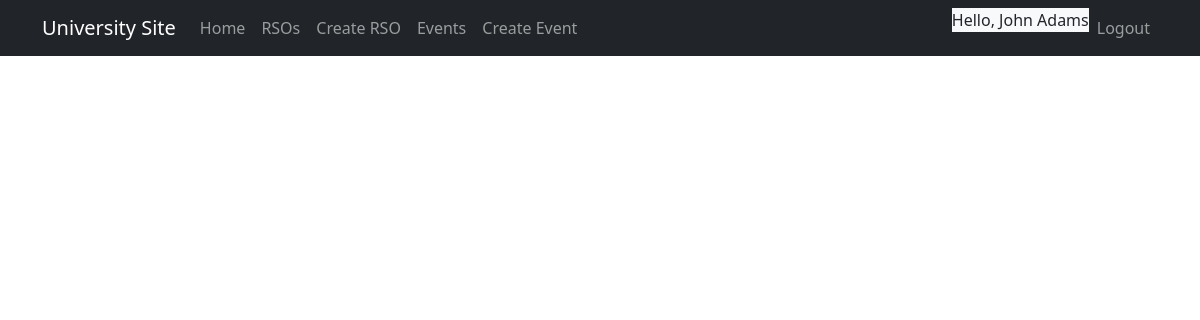
The page /events/index.php (signed in) on the database as committed earlier.
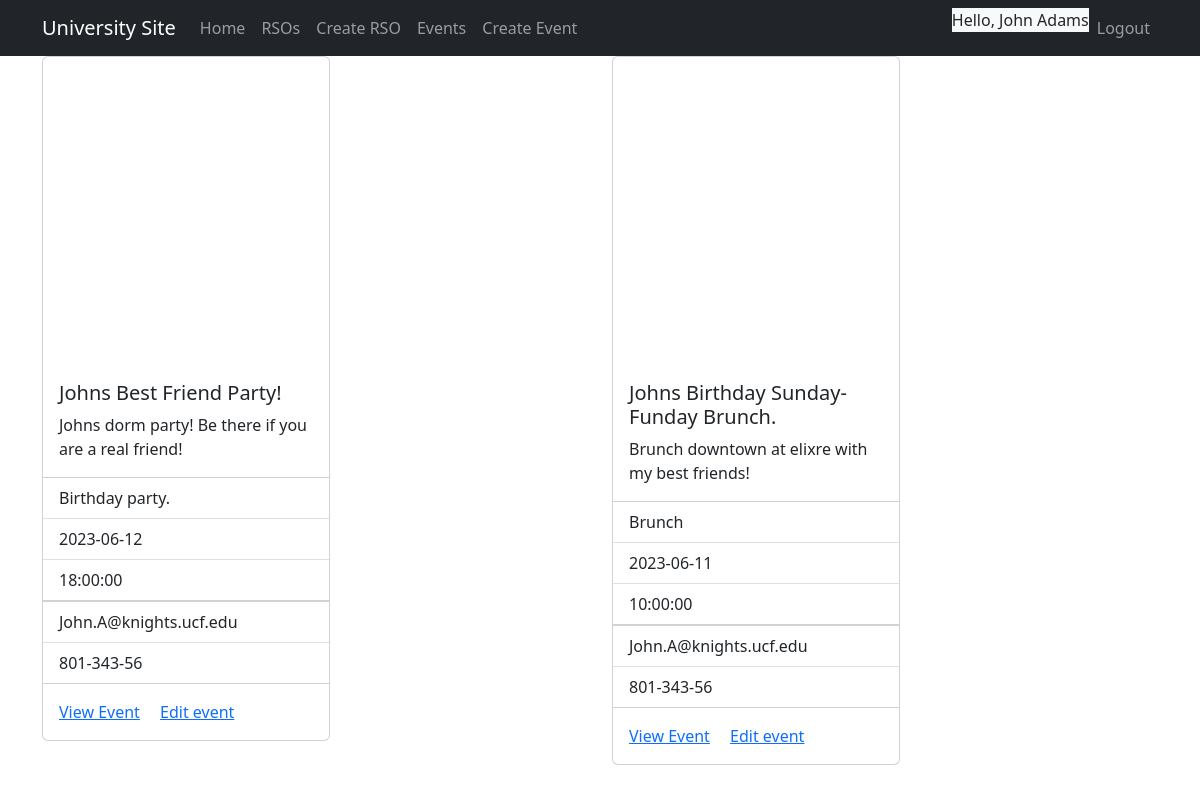
The same page on the database as committed later.
### tables this page shows
CREATE TABLE Events (
    EventID INT AUTO_INCREMENT PRIMARY KEY,
    Name VARCHAR(255) NOT NULL,
    Category VARCHAR(255) NOT NULL,
    Description TEXT,
    Time TIME NOT NULL,
    Date DATE NOT NULL,
    LocationID INT,
    ContactPhone VARCHAR(20),
    ContactEmail VARCHAR(255),
    EventType ENUM('public', 'private', 'rso') NOT NULL,
    RSOID INT,
    UniversityID INT,
    Approved BOOLEAN,
    FOREIGN KEY (LocationID) REFERENCES Locations(LocationID),
    FOREIGN KEY (RSOID) REFERENCES RSOs(RSOID),
    FOREIGN KEY (UniversityID) REFERENCES Universities(UniversityID)
);

### src/core/core.php (called while the page is built, shortened)
<?php
include 'db.php';
function isLoggedIn()
{
    return isset($_SESSION["user_id"]);
}
?>

### src/core/db.php (called while the page is built, shortened)
<?php
function db_get_connection() {
    $host = '127.0.0.1';
    $db = 'universitysite';
    $user = 'universitysite';
    $pass = 'universitysite';
    $charset = 'utf8mb4';
    $dsn = "mysql:host=$host;dbname=$db;charset=$charset";
    $options = [
        PDO::ATTR_ERRMODE => PDO::ERRMODE_EXCEPTION,
        PDO::ATTR_DEFAULT_FETCH_MODE => PDO::FETCH_ASSOC,
        PDO::ATTR_EMULATE_PREPARES => false,
    ];
    try {
        $dbConn = new PDO($dsn, $user, $pass, $options);
        return $dbConn;
    } catch (\PDOException $e) {
        throw new \PDOException($e->getMessage(), (int)$e->getCode());
    }
}
function orgs_check_membership($universityId, $rsoId, $userId) {
    $dbConn = db_get_connection();
    $statement = 'SELECT COUNT(*) FROM rsomembers WHERE RSOID = :rsoId AND UserID = :userId';
    $stmt = $dbConn->prepare($statement);
    $stmt->bindParam(':rsoId', $rsoId);
    $stmt->bindParam(':userId', $userId);
    $stmt->execute();
    $count = $stmt->fetchColumn();
    return $count > 0;
}
function events_get_all_events($universityId) {
    $dbConn = db_get_connection();
    $stmt = $dbConn->prepare('SELECT * FROM events WHERE UniversityID = :university_id');
    $stmt->execute(['university_id' => $universityId]);
    $events = $stmt->fetchAll(PDO::FETCH_ASSOC);
    return $events;
}
?>

### src/events/index.php (the view, shortened to what this page needs)
<?php
include_once('../core/header.php');
$user_id = $_SESSION["user_id"];
$university_id = $_SESSION["user_universityid"];
$events = events_get_all_events($university_id);
?>
    <div class="container">
        <div class="row">
            <?php foreach ($events as $event) { ?>
                <?php
                if ($event["EventType"] == 'rso' && !orgs_check_membership($university_id, $event["RSOID"], $user_id)) {
                    continue;
                }
                ?>
                <div class="col">
                    <?php
                    if ($event["EventType"] != 'rso' || orgs_check_membership($university_id, $event["RSOID"], $user_id)) : ?>
                        <div class="card" style="width: 18rem;">
                            <div class="mt-2 d-flex justify-content-center">
                                <div id="map<?= $event['EventID'] ?>" style="width: 100%; height: 300px;"></div>
                            </div>
                            <div class="card-body">
                                <h5 class="card-title"><?= $event["Name"]; ?></h5>
                                <p class="card-text"><?= $event["Description"]; ?></p>
                            </div>
                            <ul class="list-group list-group-flush">
                                <li class="list-group-item"><?= $event["Category"]; ?></li>
                                <li class="list-group-item"><?= $event["Date"]; ?></li>
                                <li class="list-group-item"><?= $event["Time"]; ?></li>
                            </ul>
                            <ul class="list-group list-group-flush">
                                <li class="list-group-item"><?= $event["ContactEmail"]; ?></li>
                                <li class="list-group-item"><?= $event["ContactPhone"]; ?></li>
                            </ul>
                            <div class="card-body">
                                <a href="/events/view_event.php?id=<?= $event["EventID"] ?>" class="card-link">View
                                    Event</a>
                                <a href="/events/edit_event.php?id=<?= $event["EventID"] ?>" class="card-link">Edit
                                    event</a>
                            </div>
                        </div>
                    <?php endif; ?>
                </div>
            <?php } ?>
        </div>
    </div>
<?php
include_once('../core/footer.php');
?>

### src/core/header.php (shortened to what this page needs)
<?php
include_once('../core/core.php');
?>
<!doctype html>
<link href="https://cdn.jsdelivr.net/npm/bootstrap@5.3.0-alpha3/dist/css/bootstrap.min.css" rel="stylesheet">
<html lang="en">
  <head>
  </head>
  <nav class="navbar navbar-expand-lg navbar-dark bg-dark" aria-label="Ninth navbar example">
    <div class="container-xl">
      <a class="navbar-brand" href="#">University Site</a>
      <div class="collapse navbar-collapse" id="navbar-header">
        <?php if(isLoggedIn()) : ?>
        <ul class="navbar-nav me-auto mb-2 mb-lg-0">
          <li class="nav-item">
            <a class="nav-link" aria-current="page" href="/">Home</a>
          </li>
          <li class="nav-item">
            <a class="nav-link" href="/organizations/index.php">RSOs</a>
          </li>
          <li class="nav-item">
            <a class="nav-link" href="/organizations/create_rso.php">Create RSO</a>
          </li>
          <li class="nav-item">
            <a class="nav-link" href="/events/index.php">Events</a>
          </li>
          <li class="nav-item">
            <a class="nav-link" href="/events/create_event.php">Create Event</a>
          </li>
        </ul>
        <?php endif; ?>
        <ul class="navbar-nav ml-auto">
        <?php if(isLoggedIn()) : ?>
            <p class ="fw-normal bg-light"> Hello, <?php echo $_SESSION["user_fullname"]; ?></p>
            <li class="nav-item">
              <a class="nav-link" href="/auth/logout.php">Logout</a>
            </li>
          <?php endif; ?>
        </ul>
      </div>
    </div>
  </nav>
  <body class="vh-100">
</html>

Rows that differ between the two databases and show on the page:
added events: $event['EventID'] 1 (drawn), Name "Johns Best Friend Party!", Description "Johns dorm party! Be there if you are a real friend!", Category "Birthday party.", Date "2023-06-12", Time "18:00:00", ContactEmail "John.A@knights.ucf.edu", ContactPhone "801-343-56"
added events: Name "Johns Birthday Sunday-Funday Brunch.", Description "Brunch downtown at elixre with my best friends!", Category "Brunch", Date "2023-06-11", Time "10:00:00", ContactEmail "John.A@knights.ucf.edu", ContactPhone "801-343-56"
